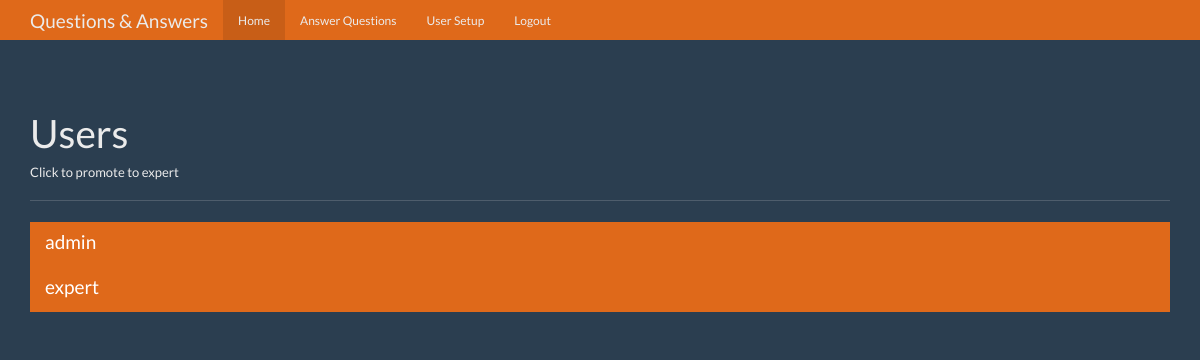
Page /users (signed in) on the earlier database version.
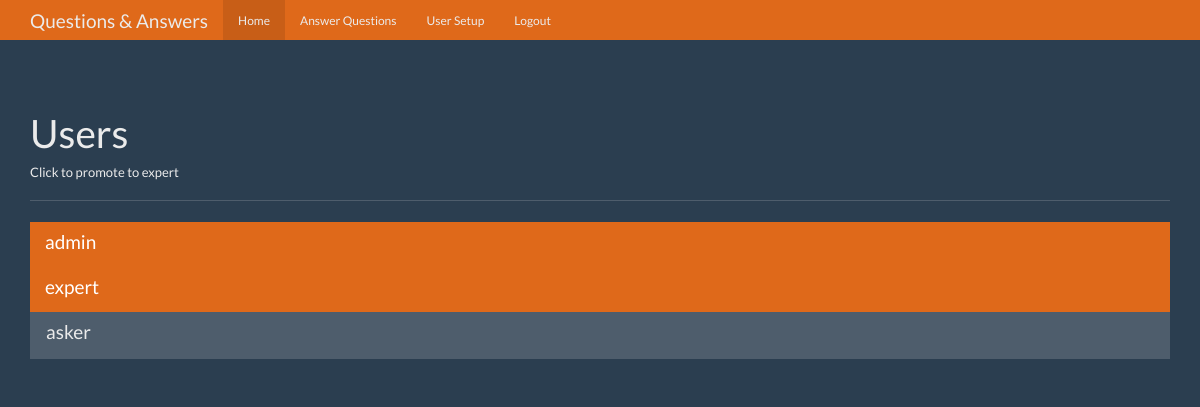
Same page on the later database version.
### tables this page shows
CREATE TABLE users (
id integer primary key autoincrement,
name text not null,
password text not null,
expert boolean not null,
admin boolean not null );

### app.py (the view)
@app.route('/users')
def users():
	user = get_current_user()
	db = get_db()
	users_cursor = db.execute('SELECT id, name, expert, admin FROM users')
	users_results = users_cursor.fetchall() # list of users sqlite row object
	return render_template('users.html',user=user, users=users_results)

### app.py (called while the page is built)
def get_current_user():
	user = None #local variable
	if 'user' in session.keys(): #if user key in session
		user = session['user'] #ie "admin"
		db = get_db()
		user_cursor = db.execute('SELECT id, name, password, expert, admin FROM users WHERE name = ?', [user])
		user_result = user_cursor.fetchone()
		return user_result #record from the database

### database.py (called while the page is built)
def connect_db():
	sql = sqlite3.connect('C:/Users/Owner/Desktop/Question/questions.db')
	sql.row_factory = sqlite3.Row
	return sql

def get_db():
	if not hasattr(g, 'sqlite_db'):
		g.sqlite_db = connect_db()
	return g.sqlite_db

### templates/users.html (shortened to what this page needs)
<!DOCTYPE html>
<html lang="en">
  <head>
    <link href="{{ url_for('static', filename='bootstrap.min.css') }}" rel="stylesheet">
    <link href="{{ url_for('static', filename='theme.css') }}" rel="stylesheet">
  </head>
  <body>
    <nav class="navbar navbar-inverse navbar-fixed-top">
      <div class="container">
        <div class="navbar-header">
          <a class="navbar-brand" href="#">Questions & Answers</a>
        </div>
        <div id="navbar" class="navbar-collapse collapse">
         <ul class="nav navbar-nav">
            <li class="active"><a href="{{ url_for('index') }}">Home</a></li>
            {% if user and user['expert'] == 1 %}
            <li><a href="{{ url_for('answer') }}">Answer Questions</a></li>
            {% endif %}
            {% if user and user['admin'] == 1 %}
            <li><a href="{{ url_for('users') }}">User Setup</a></li>
            {% endif %}
            {% if user %}
            <li><a href="{{ url_for('logout') }}">Logout</a></li>
            {% endif %}
          </ul>
        </div>
      </div>
    </nav>
    <div class="container theme-showcase" role="main">
      <div class="page-header">
        <h1>Users</h1>
        <h6>Click to promote to expert</h6>
      </div>
      <div class="row">
        <div class="col-lg-12">
          <div class="list-group">
            {% for user in users %}
            <a href="{{ url_for('promote', user_id=user['id']) }}" class="list-group-item {% if user['expert'] == 1 %} active {% endif %} ">
            <h4 class="list-group-item-heading">{{ user['name'] }}</h4>
          </a>
              {% endfor %}
          </div>
        </div>
      </div>
    </div>
  </body>
</html>

### static/theme.css (style rules this page uses)
body { padding-top: 70px; padding-bottom: 30px; }

Differences in the rows shown:
added users: name "asker", expert False (drawn)
